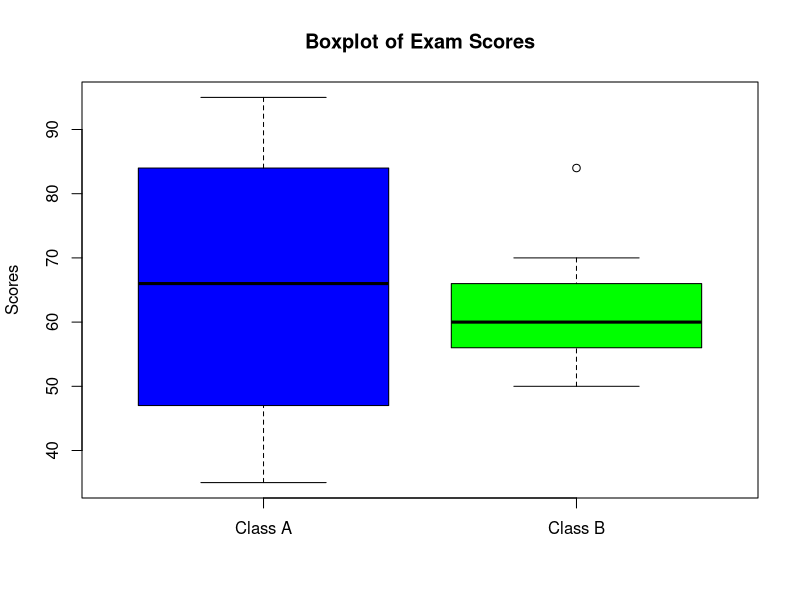

Generate this figure with R:
class_A <- c(76, 35, 47, 64, 95, 66, 89, 36, 84)
class_B <- c(51, 56, 84, 60, 59, 70, 63, 66, 50)
mean_A <- mean(class_A)
median_A <- median(class_A)
range_A <- max(class_A) - min(class_A)
mean_B <- mean(class_B)
median_B <- median(class_B)
range_B <- max(class_B) - min(class_B)
cat("Class A:\n")
cat("Mean:", mean_A, "\n")
cat("Median:", median_A, "\n")
cat("Range:", range_A, "\n")
cat("\nClass B:\n")
cat("Mean:", mean_B, "\n")
cat("Median:", median_B, "\n")
cat("Range:", range_B, "\n")
boxplot(class_A, class_B, 
        names = c("Class A", "Class B"),
        main = "Boxplot of Exam Scores",
        ylab = "Scores",
        col = c("blue", "green"))